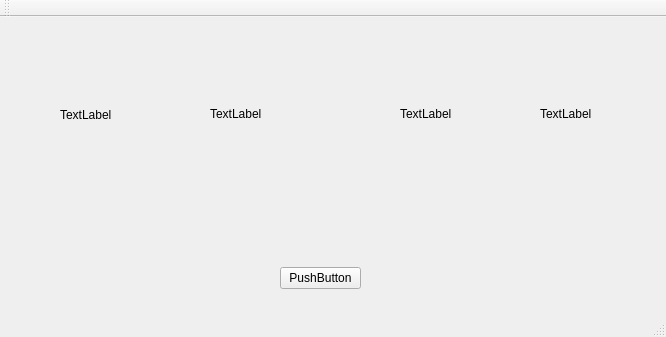
<?xml version="1.0" encoding="UTF-8"?>
<ui version="4.0">
 <class>MainWindow</class>
 <widget class="QMainWindow" name="MainWindow">
  <property name="geometry">
   <rect>
    <x>0</x>
    <y>0</y>
    <width>666</width>
    <height>337</height>
   </rect>
  </property>
  <property name="sizePolicy">
   <sizepolicy hsizetype="Maximum" vsizetype="Maximum">
    <horstretch>0</horstretch>
    <verstretch>0</verstretch>
   </sizepolicy>
  </property>
  <property name="windowTitle">
   <string>MainWindow</string>
  </property>
  <widget class="QWidget" name="centralWidget">
   <widget class="QLabel" name="label">
    <property name="geometry">
     <rect>
      <x>60</x>
      <y>90</y>
      <width>61</width>
      <height>16</height>
     </rect>
    </property>
    <property name="text">
     <string>TextLabel</string>
    </property>
   </widget>
   <widget class="QLabel" name="label_2">
    <property name="geometry">
     <rect>
      <x>210</x>
      <y>90</y>
      <width>59</width>
      <height>14</height>
     </rect>
    </property>
    <property name="text">
     <string>TextLabel</string>
    </property>
   </widget>
   <widget class="QPushButton" name="pushButton">
    <property name="geometry">
     <rect>
      <x>280</x>
      <y>250</y>
      <width>81</width>
      <height>22</height>
     </rect>
    </property>
    <property name="text">
     <string>PushButton</string>
    </property>
   </widget>
   <widget class="QLabel" name="label_3">
    <property name="geometry">
     <rect>
      <x>400</x>
      <y>90</y>
      <width>59</width>
      <height>14</height>
     </rect>
    </property>
    <property name="text">
     <string>TextLabel</string>
    </property>
   </widget>
   <widget class="QLabel" name="label_4">
    <property name="geometry">
     <rect>
      <x>540</x>
      <y>90</y>
      <width>59</width>
      <height>14</height>
     </rect>
    </property>
    <property name="text">
     <string>TextLabel</string>
    </property>
   </widget>
  </widget>
  <widget class="QMenuBar" name="menuBar">
   <property name="geometry">
    <rect>
     <x>0</x>
     <y>0</y>
     <width>666</width>
     <height>19</height>
    </rect>
   </property>
  </widget>
  <widget class="QToolBar" name="mainToolBar">
   <attribute name="toolBarArea">
    <enum>TopToolBarArea</enum>
   </attribute>
   <attribute name="toolBarBreak">
    <bool>false</bool>
   </attribute>
  </widget>
  <widget class="QStatusBar" name="statusBar"/>
 </widget>
 <layoutdefault spacing="6" margin="11"/>
 <resources/>
 <connections/>
</ui>
